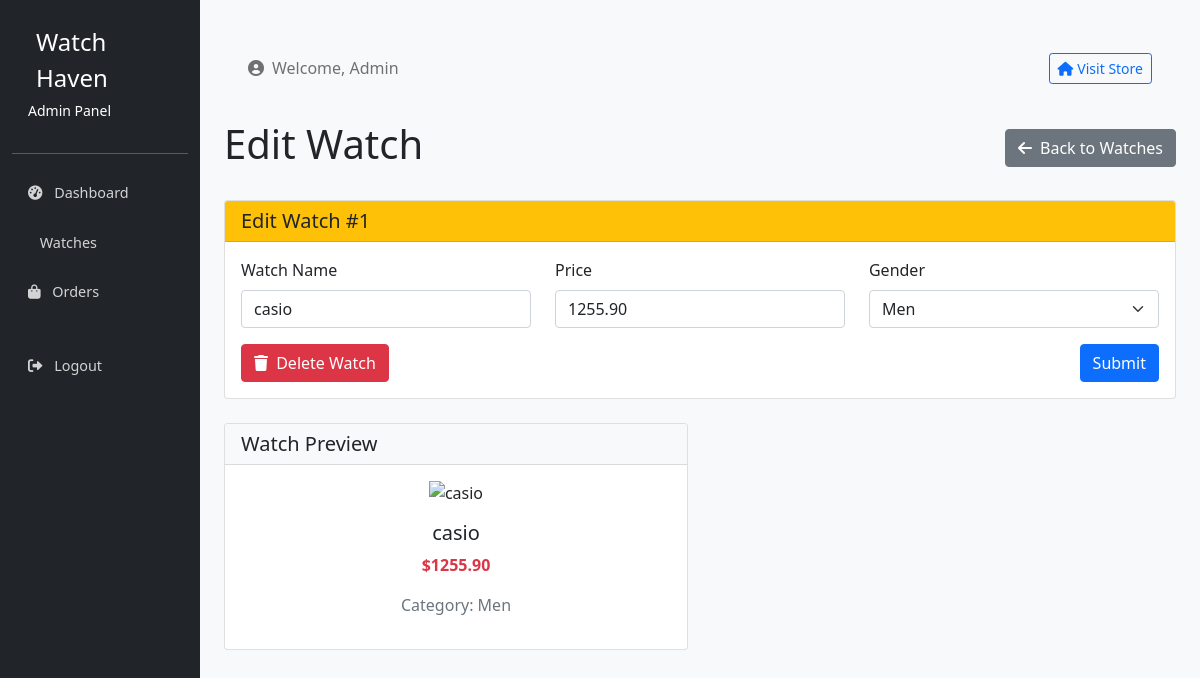
/admin/watch/edit/1 (signed in), run on the app's committed database.
### models.py (models this page shows)
class Watches(db.Model):
    id = db.Column(db.Integer, primary_key=True, autoincrement=True)
    name = db.Column(db.String(100))
    price = db.Column(db.Numeric(10, 2))
    gender = db.Column(db.Enum('men', 'women'))
    cart_items = db.relationship('Cart', backref='watch', lazy=True)
    order_items = db.relationship('OrderItems', backref='watch', lazy=True)

### routes.py (the view)
@app.route('/admin/watch/edit/<int:id>', methods=['GET', 'POST'])
def admin_edit_watch(id):
    return AdminWatchRoutes.edit_watch(id)

### forms.py
class WatchForm(FlaskForm):
    name = StringField('Watch Name', validators=[DataRequired()])
    price = DecimalField('Price', validators=[DataRequired()])
    gender = SelectField('Gender', choices=[('men', 'Men'), ('women', 'Women')], validators=[DataRequired()])
    submit = SubmitField('Submit')

### routes.py (called while the page is built, shortened)
    @staticmethod
    def check_admin():
        if 'user_id' not in session or session['user_role'] != 'admin':
            return False
        return True

    @classmethod
    def edit_watch(cls, id):
        if not cls.check_admin():
            flash('Unauthorized access!')
            return redirect(url_for('index'))
        watch = Watches.query.get_or_404(id)
        form = WatchForm()
        if request.method == 'GET':
            form.name.data = watch.name
            form.price.data = float(watch.price)
            form.gender.data = watch.gender
        return render_template('admin/edit_watch.html', form=form, watch=watch)

### templates/admin/edit_watch.html (shortened to what this page needs)
{% extends "admin/layout.html" %}
{% block content %}
<div class="d-flex justify-content-between align-items-center mb-4">
    <h1>Edit Watch</h1>
    <a href="{{ url_for('admin_watches') }}" class="btn btn-secondary">
        <i class="fas fa-arrow-left me-1"></i> Back to Watches
    </a>
</div>
<div class="card">
    <div class="card-header bg-warning">
        <h5 class="mb-0">Edit Watch #{{ watch.id }}</h5>
    </div>
    <div class="card-body">
        <form method="POST" action="{{ url_for('admin_edit_watch', id=watch.id) }}">
            <div class="row">
                <div class="col-md-4 mb-3">
                    {{ form.name.label(class="form-label") }}
                    {{ form.name(class="form-control") }}
                </div>
                <div class="col-md-4 mb-3">
                    {{ form.price.label(class="form-label") }}
                    {{ form.price(class="form-control") }}
                </div>
                <div class="col-md-4 mb-3">
                    {{ form.gender.label(class="form-label") }}
                    {{ form.gender(class="form-select") }}
                </div>
            </div>
            <div class="d-flex justify-content-between">
                <a href="{{ url_for('admin_delete_watch', id=watch.id) }}" class="btn btn-danger"
                   onclick="return confirm('Are you sure you want to delete this watch?')">
                    <i class="fas fa-trash me-1"></i> Delete Watch
                </a>
                {{ form.submit(class="btn btn-primary") }}
            </div>
        </form>
    </div>
</div>
<div class="row mt-4">
    <div class="col-md-6">
        <div class="card">
            <div class="card-header bg-light">
                <h5 class="mb-0">Watch Preview</h5>
            </div>
            <div class="card-body text-center">
                <img src="/api/placeholder/300/300" class="img-fluid mb-3" alt="{{ watch.name }}">
                <h5>{{ watch.name }}</h5>
                <p class="fw-bold text-danger">${{ watch.price }}</p>
                <p class="text-muted">Category: {{ watch.gender|capitalize }}</p>
            </div>
        </div>
    </div>
</div>
{% endblock %}

### templates/admin/layout.html (style rules this page uses)
body { background-color: #f8f9fa; padding-bottom: 2rem; }

### data on the page
Watches: id "1", name "casio", price "1255.90", gender "Men"
